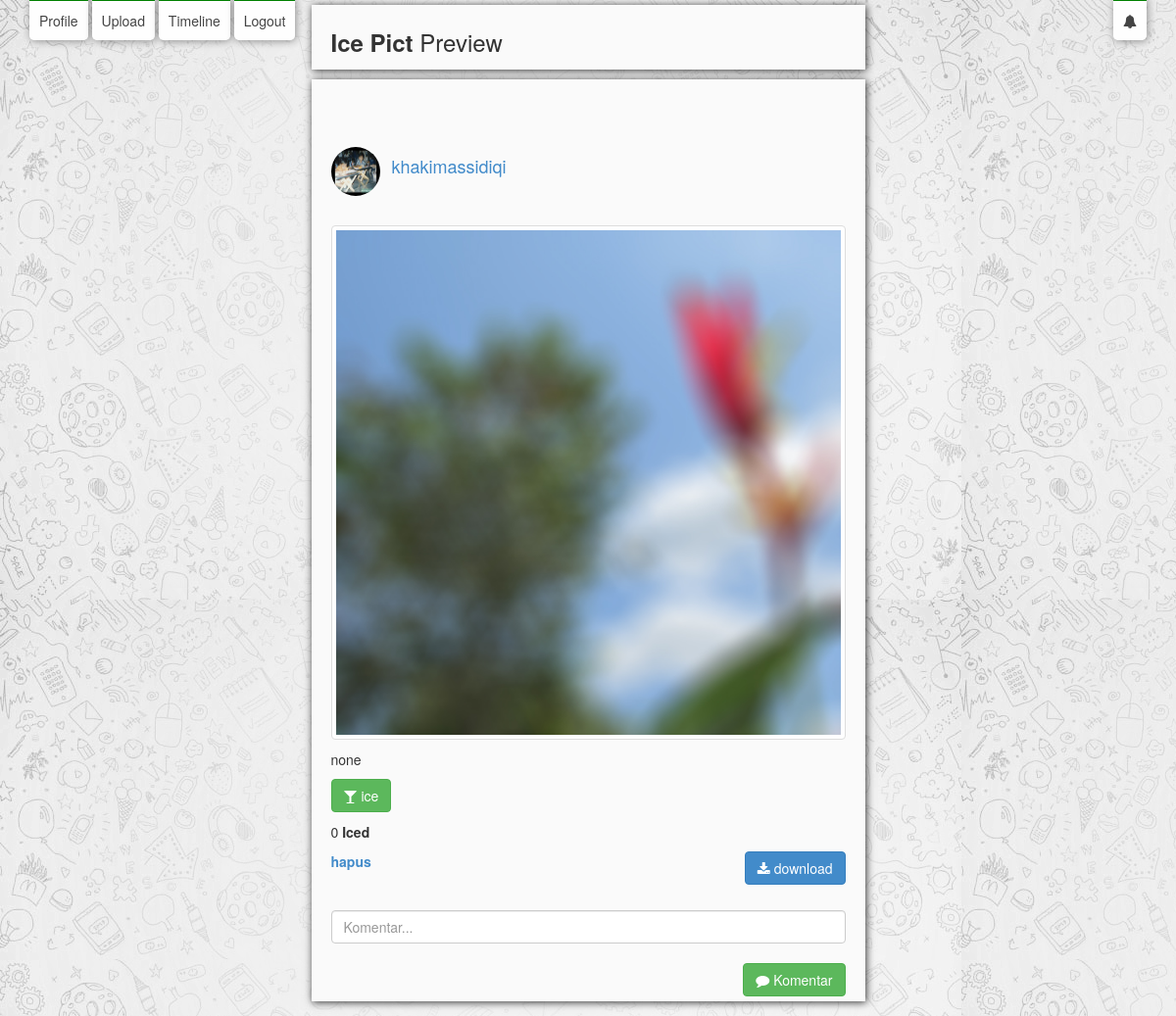
Page /preview_photo.php?id=95 (signed in) on the committed database.
### tables this page shows
CREATE TABLE IF NOT EXISTS `user` (
  `id_user` int(50) NOT NULL AUTO_INCREMENT,
  `email` varchar(50) NOT NULL,
  `email_status` varchar(10) NOT NULL DEFAULT 'unverified',
  `password` varchar(50) NOT NULL,
  `username` varchar(32) NOT NULL,
  `fullname` varchar(50) NOT NULL,
  `bio` text NOT NULL,
  `profilpic` varchar(50) NOT NULL DEFAULT 'default.jpg',
  `reg_date` datetime NOT NULL,
  `ver_code` varchar(40) DEFAULT NULL,
  `forgot_key` varchar(40) DEFAULT NULL,
  `setting` varchar(1000) NOT NULL DEFAULT '{"private_account":true, "premium_account":false, "official_account":false}',
  `status` varchar(10) NOT NULL,
  `point` int(8) NOT NULL DEFAULT '0',
  PRIMARY KEY (`id_user`)
);

CREATE TABLE IF NOT EXISTS `photo` (
  `id_photo` int(50) NOT NULL AUTO_INCREMENT,
  `url` varchar(100) NOT NULL,
  `tanggal` date NOT NULL,
  `id_user` int(50) NOT NULL,
  `caption` text,
  `filter` varchar(50) NOT NULL DEFAULT 'c',
  PRIMARY KEY (`id_photo`)
);

### engine/boe-function.php (called while the page is built, shortened)
<?php
function sql($str){
	$rms = array("'","`","=",'"',"@","<",">","*");
	$str = str_replace($rms, '', $str);
	$str = stripcslashes($str);
	$str = htmlspecialchars($str);
	return $str;
}
?>

### preview_photo.php (the view, shortened to what this page needs)
<?php require_once('Connections/konek.php'); ?>
<?php require_once('engine/boe-function.php'); ?>
<?php
$id_user = sql($_GET['id']);
?>
<?php
$maxRows_photo = 10;
$pageNum_photo = 0;
$startRow_photo = $pageNum_photo * $maxRows_photo;
$query_photo = "SELECT * FROM photo WHERE id_photo= $id_user";
$query_limit_photo = sprintf("%s LIMIT %d, %d", $query_photo, $startRow_photo, $maxRows_photo);
$photo = mysql_query($query_limit_photo, $konek) or die(mysql_error());
$row_photo = mysql_fetch_assoc($photo);
?>
<!DOCTYPE html PUBLIC "-//W3C//DTD XHTML 1.0 Transitional//EN" "http://www.w3.org/TR/xhtml1/DTD/xhtml1-transitional.dtd">
<html xmlns="http://www.w3.org/1999/xhtml">
<head>
<link rel="stylesheet" href="assets/css/bootstrap.min.css">
	<link rel="stylesheet" href="assets/css/style.css">
    <link rel="stylesheet" href="assets/css/font-awesome.css">
</head>
<body>
	<div class="nav nav-bars">
		<ul class="pull-left">
			<li><a href="profile.php">Profile</a></li>
			<li><a href="upload.php">Upload</a></li>
			<li><a href="timeline.php">Timeline</a></li>
			<li><a href="logout.php">Logout</a></li>
     </ul>
	</div>
     <div class="nav nav1">
            <ul class="pull-right">
            <li><a href="notifikasi.php"> <i class="fa fa-bell"></i></a></li>
		</ul>
</div>
    <div class="main-content">
		<div class="row">
			<div class="col-md-6 col-md-offset-3">
				<div class="row bg-dark photo padding">
					<div class="col-md-12">
						<h3><strong>Ice Pict</strong> Preview</h3>
					</div>
				</div>
                <div class="row bg-dark photo padding">
					<div class="col-md-12">
<div class="row">
							<div class="col-md-1">
                            </div>
                            <div class="col-md-9">
							</div>
</div>
						<div class="row">
							<div class="col-md-12">
							</div>
						</div>
						<br/>
                        <div class="row">
							<div class="col-md-10 pull-left">
							</div>
						</div>
                        <div class="row">
							<div class="col-md-12">
				      </div>
                            </div>
<?php do { ?>
  <?php
  $q = mysql_query("SELECT * FROM `user` WHERE `id_user` = '".$row_photo['id_user']."'");
  while($f = mysql_fetch_array($q)){
  ?>
  <p><img src="content/profilpic/<?php echo $f['profilpic']; ?>"class="img-circle pull-left" style="width: 50px; height: 50px; margin-right:12px">
<?php
  $q2 = mysql_query("SELECT * FROM `user` WHERE `username` = '".$_SESSION['MM_Username']."'") or die(mysql_error());
  $f2 = mysql_fetch_array($q2);
  $id_userku = $f2['id_user'];
if($id_userku == $row_photo['id_user']){
?>
  <a href="profile.php">  <h4><?php echo $f['username']; ?></h4></a>
<?php }else{ ?>
  <a href="profile_user.php?id=<?php echo $row_photo['id_user']; ?>">  <h4><?php echo $f['username']; ?></h4></a>
<?php } ?>
  </p>
  <?php } ?>
  <br />
  <br />
<p><img src="content/photo/<?php echo $row_photo['url']; ?>"oncontextmenu="return false"class="img-thumbnail" width="100%"></p>
  <p><?php echo $row_photo['caption']; ?></p>
<?php
  $q = mysql_query("SELECT * FROM `user` WHERE `username` = '".$_SESSION['MM_Username']."'") or die(mysql_error());
  $f = mysql_fetch_array($q);
  $id_userku = $f['id_user'];
$q_like = mysql_query("SELECT * FROM `like` WHERE id_user = $id_userku AND id_photo = ".$row_photo['id_photo']) or die(mysql_error());
$liked = mysql_num_rows($q_like);
if($liked > 0){
?>
	<p><a href="unlike.php?id=<?php echo $row_photo['id_photo']; ?>"class="btn btn-danger"><i class="fa fa-times"></i> unice  <div  class="col-md-2 pull-right"></div></a>
<?php }else{ ?>
	<p><a href="like.php?id=<?php echo $row_photo['id_photo']; ?>"class="btn btn-success"><i class="fa fa-glass"></i> ice  <div  class="col-md-2 pull-right"></div></a>
<?php } ?>
<?php
$q_banyaklike = mysql_query("SELECT * FROM `like` WHERE id_photo = ".$row_photo['id_photo']) or die(mysql_error());
$banyakice = mysql_num_rows($q_banyaklike);
echo $banyakice;
?>
  <b>Iced</b></p>
<p><div class=" pull-right">
		<p><a href="download.php?id=<?php echo $row_photo['id_photo']; ?>"class="btn btn-primary"><i class="fa fa-download"></i> download</a></p></div>
  <?php
  $q2 = mysql_query("SELECT * FROM `user` WHERE `username` = '".$_SESSION['MM_Username']."'") or die(mysql_error());
  $f2 = mysql_fetch_array($q2);
  $id_userku = $f2['id_user'];
if($id_userku == $row_photo['id_user']){
?>
  <strong><a href="delete_foto.php?id=<?php echo $row_photo['id_photo']; ?>">hapus</a></strong>
<?php } ?>
  <form action="komentar.php" method="post" name="form1" id="form1">
    <br/>
      <br/>
    <input type="text" name="komentar" value="" size="32" class="form-control" placeholder="Komentar...">
   <br/>
   <button type="submit" name="button" id="button" value="komentar" class="btn btn-success pull-right"><i class="fa fa-comment"></i> Komentar</button></td>
</form>
  <p>&nbsp;</p>
  <?php } while ($row_photo = mysql_fetch_assoc($photo)); ?>
</body>
</html>

### assets/css/style.css (style rules this page uses)
body { background-image: url('../img/bg-download_W.jpg'); background-attachment: fixed; }
.bg-dark { background-color: #fafafa; }
.photo { box-shadow: 1px 1px 8px rgba(0,0,0,.8); margin-bottom: 10px; }
.row { padding: 5px; margin-right: 0px; margin-left: 0px; }
.nav { margin-left: -10px; margin-top: 11px; position: fixed; }
.nav1 { right:30px; margin-top: 11px; position: fixed; }
.nav li { display: inline; padding: 10px; background-color: #fefefe; border-radius: 0px 0px 5px 5px; border-top: 3px solid green; box-shadow: 1px 1px 8px rgba(0,0,0,.4); }
.nav li a { color: #444; }
.padding { padding: 5px; }

### rows in the picture
photo: url (picture), caption "none", banyakice "0"
user: profilpic (picture)
